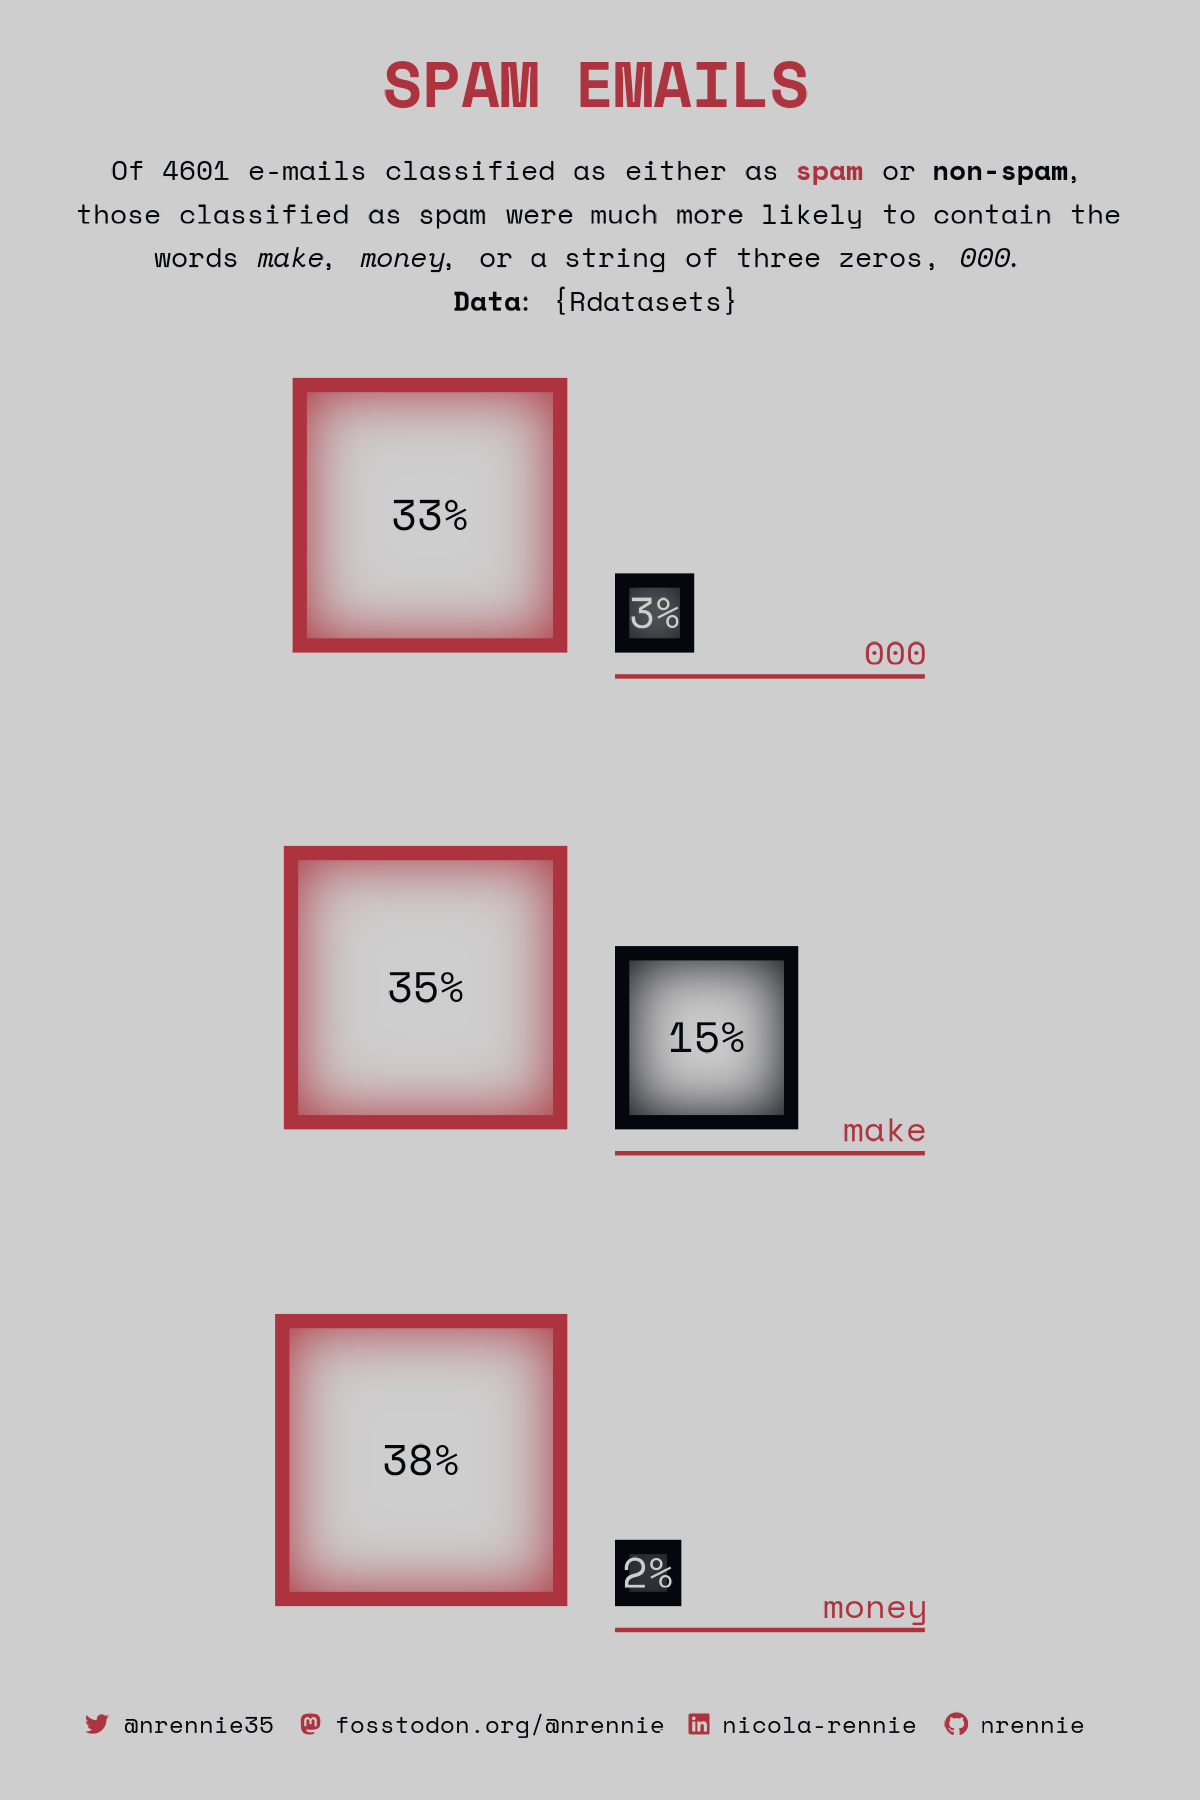

The R source for this figure:
date_chr <- "2023-08-15"
date_strip <- stringr::str_remove_all(date_chr, "-")

# Inspired by: https://github.com/doehm/tidytues/blob/main/scripts/2023/week-29-gpt/gpt.R

# Load packages -----------------------------------------------------------

library(tidyverse)
library(showtext)
library(patchwork)
library(camcorder)
library(ggtext)
library(nrBrand)
library(glue)
library(ggfx)

# Load data ---------------------------------------------------------------

tuesdata <- tidytuesdayR::tt_load(date_chr)
spam <- tuesdata$spam

# Load fonts --------------------------------------------------------------

font_add_google("Space Mono", "SpaceMono")
showtext_auto()


# Define colours ----------------------------------------------------------

bg_col <- "#CECECE"
text_col <- "#06070E"
highlight_col <- "#AD343E"


# Data wrangling ----------------------------------------------------------

spam_data <- spam |>
  select(money, n000, make, yesno) |>
  mutate(yesno = case_when(
    yesno == "y" ~ "Spam",
    yesno == "n" ~ "Not Spam"
  )) |>
  mutate(across(money:make, ~ .x > 0)) |>
  group_by(yesno) |>
  mutate(n = n()) |>
  pivot_longer(money:make, names_to = "type") |>
  group_by(yesno, type) |>
  mutate(n_type = sum(value)) |>
  select(-value) |>
  distinct() |>
  mutate(perc = n_type / n) |>
  select(yesno, type, perc)

plot_data <- spam_data |>
  ungroup() |>
  mutate(
    y = as.numeric(factor(type,
                          levels = c("money", "make", "n000"))),
    xmin = ifelse(yesno == "Spam", -0.05 - sqrt(perc), 0.05),
    xmax = ifelse(yesno == "Spam", -0.05, 0.05 + sqrt(perc)),
    ymax = y + sqrt(perc),
    type = case_when(type == "n000" ~ "000",
                     TRUE ~ type)
  ) 

# Start recording ---------------------------------------------------------

gg_record(
  dir = file.path("2023", date_chr, "recording"),
  device = "png",
  width = 4,
  height = 6,
  units = "in",
  dpi = 300
)


# Define text -------------------------------------------------------------

social <- nrBrand::social_caption(
  bg_colour = bg_col,
  icon_colour = highlight_col,
  font_colour = text_col,
  font_family = "SpaceMono"
)
title <- "Spam Emails"
st <- glue::glue("Of 4601 e-mails classified as either as 
                 <span style='color:{highlight_col}'>**spam**</span> or **non-spam**, those classified 
                 as spam were much more likely to contain the words *make*, *money*, or a string of 
                 three zeros, *000*.
                 <br>**Data**: {{Rdatasets}}")


# Plot --------------------------------------------------------------------

ggplot(plot_data) +
  # main squares
  geom_rect(
    data = plot_data,
    mapping = aes(xmin = xmin, xmax = xmax,
                  ymin = y, ymax = ymax,
                  fill = yesno)
  ) +
  # faded inner squares
  with_inner_glow(
    geom_rect(
      data = filter(plot_data, yesno == "Spam"),
      mapping = aes(
        xmin = xmin + 0.03, xmax = xmax - 0.03,
        ymin = y + 0.03, ymax = ymax - 0.03
      ),
      fill = bg_col
    ),
    colour = highlight_col, sigma = 30
  ) +
  with_inner_glow(
    geom_rect(
      data = filter(plot_data, yesno == "Not Spam"),
      mapping = aes(
        xmin = xmin + 0.03, xmax = xmax - 0.03,
        ymin = y + 0.03, ymax = ymax - 0.03
      ),
      fill = bg_col
    ),
    colour = text_col, sigma = 30
  ) +
  # add text labels
  geom_text(
    data = plot_data,
    mapping = aes(
      x = xmin + 0.5 * (xmax - xmin),
      y = y + 0.5 * (ymax - y),
      label = paste0(round(100 * perc), "%"),
      colour = perc < 0.05,
    ),
    hjust = 0.5,
    size = 11,
    family = "SpaceMono"
  ) +
  geom_segment(
    data = filter(plot_data, yesno == "Not Spam"),
    mapping = aes(x = 0.05, xend = 0.7, y = y - 0.05, yend = y - 0.05),
    linewidth = 0.5,
    colour = highlight_col
  ) +
  geom_text(
    data = filter(plot_data, yesno == "Not Spam"),
    mapping = aes(x = 0.7, y = y, label = type),
    hjust = 1,
    colour = highlight_col,
    size = 9,
    family = "SpaceMono"
  ) +
  # colours
  scale_fill_manual(values = c("Spam" = highlight_col, "Not Spam" = text_col)) +
  scale_colour_manual(values = c(text_col, bg_col)) +
  # text
  labs(
    title = toupper(title),
    subtitle = st,
    caption = social
  ) +
  # fix coordinates
  coord_fixed() +
  # styling
  theme_void(base_size = 30, base_family = "SpaceMono") +
  theme(
    legend.position = "none",
    plot.margin = margin(10, 10, 10, 10),
    plot.background = element_rect(fill = bg_col, colour = bg_col),
    panel.background = element_rect(fill = bg_col, colour = bg_col),
    # text styling
    plot.title = element_textbox_simple(
      hjust = 0.5,
      halign = 0.5,
      colour = highlight_col,
      size = 48,
      face = "bold",
      lineheight = 0.5,
      family = "SpaceMono",
      margin = margin(b = 10, t = 5)
    ),
    plot.subtitle = element_textbox_simple(
      hjust = 0.5,
      halign = 0.5,
      colour = text_col,
      minwidth = 1.5,
      size = 21,
      lineheight = 0.5,
      family = "SpaceMono",
      margin = margin(b = 5, t = 5)
    ),
    plot.caption = element_textbox_simple(
      hjust = 0.5,
      halign = 0.5,
      colour = text_col,
      size = 18,
      lineheight = 0.5,
      family = "SpaceMono",
      margin = margin(b = 5, t = 5)
    )
  )


# Save gif ----------------------------------------------------------------

gg_playback(
  name = file.path("2023", date_chr, paste0(date_strip, ".gif")),
  first_image_duration = 4,
  last_image_duration = 20,
  frame_duration = .25,
  background = bg_col
)
